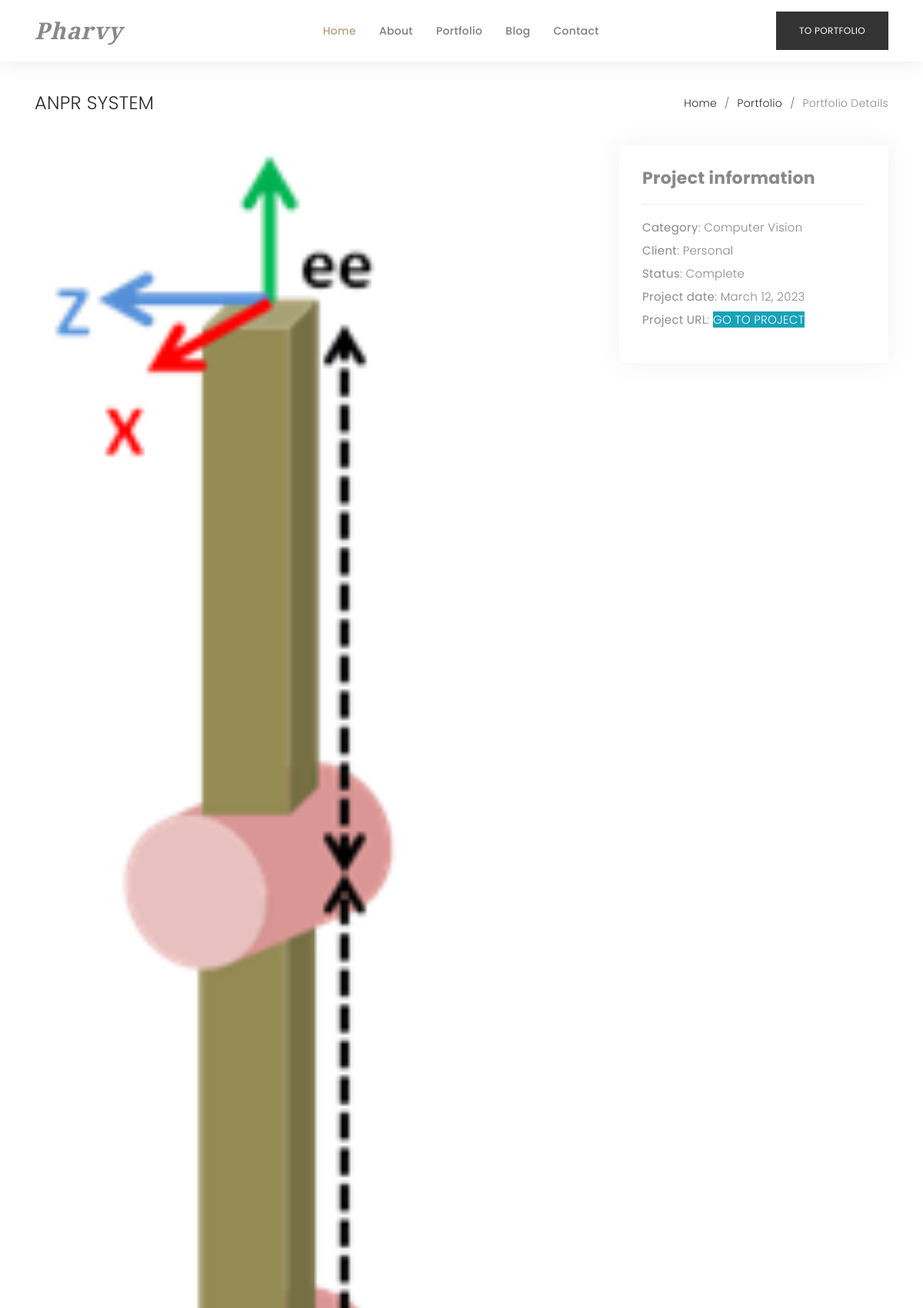
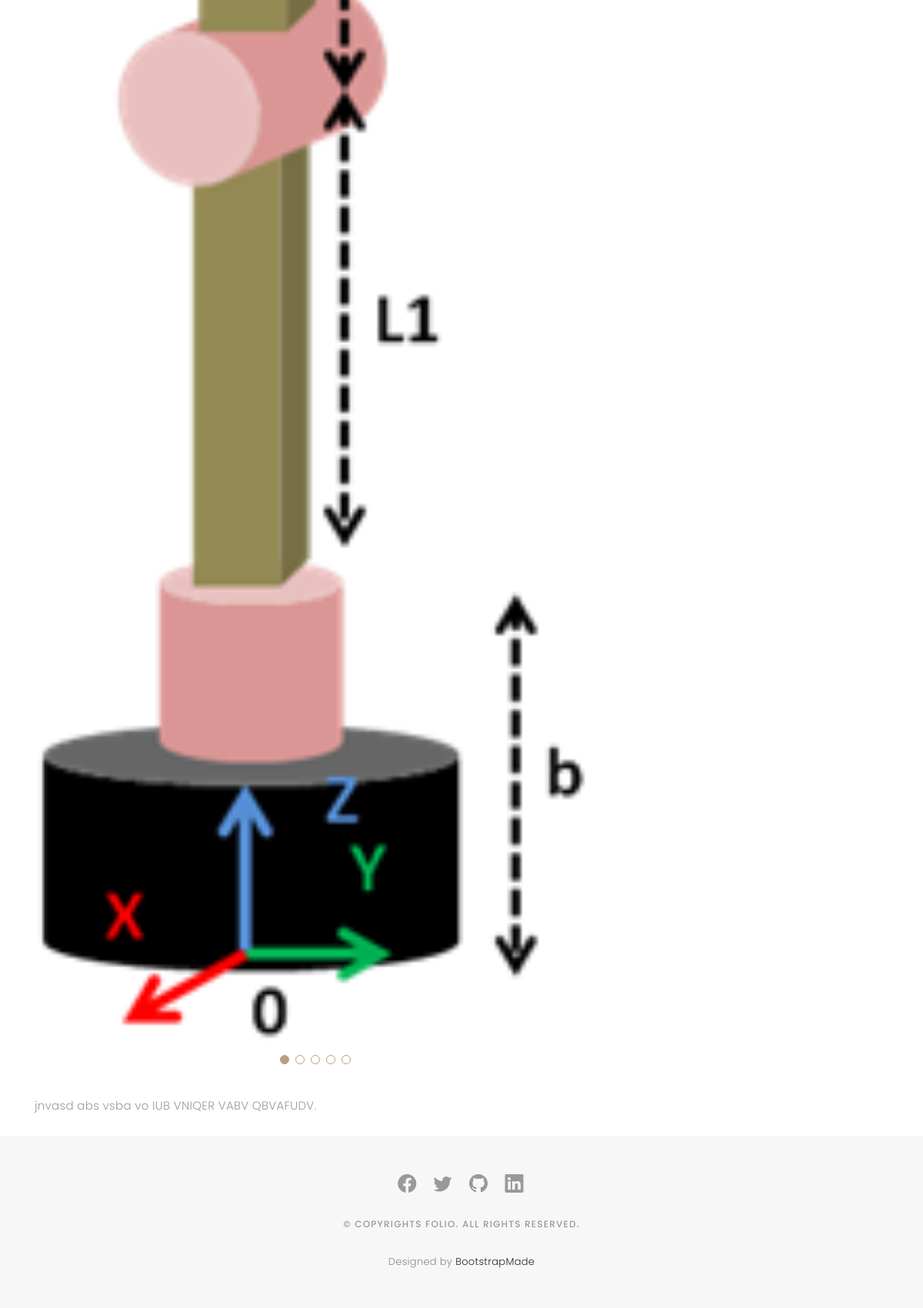
The app's page /project/1 with its own data (2 pictures, top to bottom).
### portfolio/models.py (models this page shows, shortened)
class Project(models.Model):
    CATEGORY = (
        ("Computer Vision", "Computer Vision"),
        ("NLP", "NLP"),
        ("Analysis", "Analysis"),
        ("Others", "Others"),
    )
    STATUS = (
        ("Ongoing", "Ongoing"),
        ("Complete", "Complete"),
        ("In Production", "In Production")
    )
    title = models.CharField(max_length=200)
    thumbnail = models.ImageField(max_length=200, null=True, upload_to="images/")
    description = models.CharField(max_length=1000)
    client = models.CharField(max_length=200, null=True, default="Personal")
    link = models.CharField(max_length=200, null=True)
    date_created = models.DateTimeField(auto_now_add=True, null=True)
    category = models.CharField(max_length=200, null=True, choices=CATEGORY)
    status = models.CharField(max_length=200, null=True, choices=STATUS)
    tags = models.ManyToManyField(ProjectTag)

class ProjectImage(models.Model):
    project = models.ForeignKey(Project, on_delete=models.CASCADE)
    image = models.ImageField(null=True, upload_to="images/")

### portfolio/views.py (the view)
# urls.py: path('project/<str:id>', views.project_single, name='get-project'),
def project_single(request, id):
    project = Project.objects.get(id=id)
    slide_show = project.projectimage_set.all()
    context = {'project': project, 'slide_show':slide_show}
    return render(request, 'portfolio/project_single.html', context=context)

### portfolio/templates/portfolio/project_single.html (shortened to what this page needs)
{% extends "portfolio/base.html" %}
{% load static %}
{% block content %}
{% include 'portfolio/navbar2.html' %}
  <main id="main">
    <section class="breadcrumbs">
      <div class="container">
        <div class="d-flex justify-content-between align-items-center">
          <h2>{{project.title|upper}}</h2>
          <ol>
            <li><a href="index.html">Home</a></li>
            <li><a href="portfolio.html">Portfolio</a></li>
            <li>Portfolio Details</li>
          </ol>
        </div>
      </div>
    </section>
    <section id="portfolio-details" class="portfolio-details">
      <div class="container">
        <div class="row gy-4">
          <div class="col-lg-8">
            <div class="portfolio-details-slider swiper">
              <div class="swiper-wrapper align-items-center">
                {% for image in slide_show %}
                <div class="swiper-slide">
                  <img src="{{image.image.url}}" alt="">
                </div>
                {% endfor %}
              </div>
              <div class="swiper-pagination"></div>
            </div>
          </div>
          <div class="col-lg-4">
            <div class="portfolio-info">
              <h3>Project information</h3>
              <ul>
                <li><strong>Category</strong>: {{project.category}}</li>
                <li><strong>Client</strong>: {{project.client}}</li>
                <li><strong>Status</strong>: {{project.status}}</li>
                <li><strong>Project date</strong>: {{project.date_created|date:"F d, Y"}}</li>
                <li><strong>Project URL</strong>: <a class="btn-info" href="{{project.link}}" target="_blank">GO TO PROJECT</a></li>
              </ul>
            </div>
          </div>
        </div>
        <div class="row">
          <div class="col-lg-9">
          <p>
            {{project.description|linebreaks}}
          </p>
          </div>
        </div>
      </div>
    </section>
  </main>
{% endblock %}

### static/css/style.css (style rules this page uses)
body { background: #ffffff; color: #898989; font-family: "Poppins", helvetica; font-size: 15px; font-weight: 300; line-height: 20px; letter-spacing: 0.02em; overflow-x: hidden; margin: 0 auto; padding: 0; box-sizing: border-box; }
h1, h2, h3, h4, h5, h6 { margin: 0; }
h2 { color: #292929; font-weight: 600; }
a { color: #292929; text-decoration: none !important; transition: all 0.5s ease-in-out 0s; }
p { margin: 25px 0; padding: 0; font-size: 15px; color: #999999; line-height: 28px; }
.breadcrumbs { padding: 120px 0 0 0; background-color: white; min-height: 40px; }
.breadcrumbs h2 { font-size: 24px; font-weight: 300; margin: 0; }
.breadcrumbs ol { display: flex; flex-wrap: wrap; list-style: none; padding: 0; margin: 0; font-size: 14px; }
.breadcrumbs ol li + li { padding-left: 10px; }
.breadcrumbs ol li + li::before { display: inline-block; padding-right: 10px; color: #6c757d; content: "/"; }
.portfolio-details { padding-top: 40px; }
.portfolio-details .portfolio-details-slider img { width: 100%; }
.portfolio-details .portfolio-details-slider .swiper-pagination { margin-top: 20px; position: relative; }
.portfolio-details .portfolio-info { padding: 30px; box-shadow: 0px 0 30px rgba(75, 74, 74, 0.08); }
.portfolio-details .portfolio-info h3 { font-size: 22px; font-weight: 700; margin-bottom: 20px; padding-bottom: 20px; border-bottom: 1px solid #eee; }
.portfolio-details .portfolio-info ul { list-style: none; padding: 0; font-size: 15px; }
.portfolio-details .portfolio-info ul li + li { margin-top: 10px; }

### records on screen
Project: title "ANPR SYSTEM", category "Computer Vision", client "Personal", status "Complete", date_created "March 12, 2023", description "jnvasd abs vsba vo IUB VNIQER VABV QBVAFUDV."
ProjectImage: image (picture)
